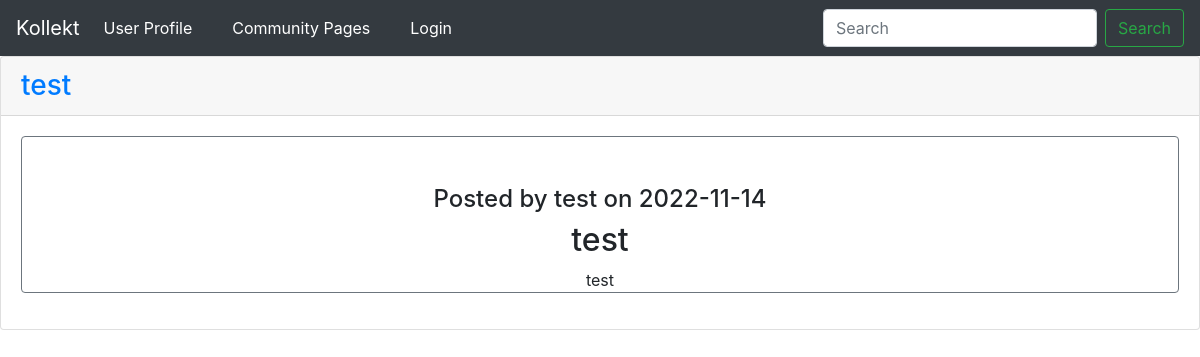
/community/test/1, run on an earlier commit of the app's database.
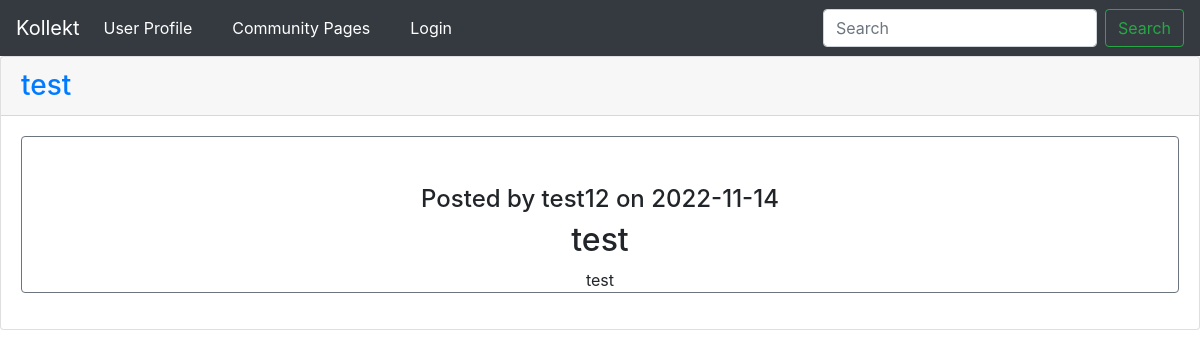
And on a later commit of the database.
### kollekt/models.py (models this page shows, shortened)
class User(db.Model, UserMixin):
    id = db.Column(db.Integer, primary_key=True)
    username = db.Column(db.String(20), unique=True, nullable=False)
    email = db.Column(db.String(120), unique=True, nullable=False)
    password = db.Column(db.String(60), nullable=False)
    admin = db.Column(db.Boolean)
    profile_picture = db.Column(db.BLOB)
    bio = db.Column(db.VARCHAR)
    posts = db.relationship('Posts', backref='author', lazy=True)
    collections = db.relationship(
        'Collections', backref='collectionAuthor', lazy=True)

### kollekt/routes.py (the view)
@app.route("/community/<community_url>/<post_id>", methods=['GET', 'POST'])
def viewPost(community_url, post_id):
    post_to_view = Posts.query.filter_by(id=post_id).first()
    if post_to_view is None:
        return render_template('viewpost.html', post_to_view=post_to_view, community=None)
    community = Communities.query.filter_by(url=community_url).first()
    if post_to_view.getCommunity() is not community:  # if correct id but wrong community, corrects url
        return redirect(url_for('viewPost', community_url=post_to_view.getCommunity().url, post_id=post_id))
    return render_template('viewpost.html', post_to_view=post_to_view, community=community)

### kollekt/models.py (called while the page is built)
    def getAuthor(self):
        return User.query.filter_by(id=self.author_id).first()

    def getCommunity(self):
        return Communities.query.filter_by(id=self.community_id).first()

    def getTimestamp(self):
        now = str(datetime.datetime.now()).split(" ")
        post_time_for_eval = self.timestamp.split(" ")
        if now[0] == post_time_for_eval[0]:
            return post_time_for_eval[1].split(".")[0], "at " + post_time_for_eval[1].split(".")[0]
        else:
            return post_time_for_eval[0], "on " + post_time_for_eval[0]

### kollekt/templates/viewpost.html
{% extends "layout.html" %} {% block content %}
{% if post_to_view == None %}
<h2>Sorry, the specified post does not exist.</h2>
<form action="../">
    <input name="redirect" style="font-size:18px;" type="submit" value="Return to Home">
</form>
{% else %}
<div class="card mb-3">
    <h3 class="card-header">
        <a href="../{{ post_to_view.getCommunity().url }}">{{ post_to_view.getCommunity().name }}</a>
    </h3>
    <div class="card-body">
        <div class="card border-secondary mb-3">
            <div class="d-grid gap-2 text-center">
                <div class="container mt-5">
                    <div class="row">
                        <div class="col">
                            <h4>Posted by {{ post_to_view.getAuthor().username }} {{ post_to_view.getTimestamp()[1] }}</h4>
                            <h2>{{ post_to_view.title }}</h2>
                            {{ post_to_view.body }}
                        </div>
                    </div>
                </div>
            </div>
        </div>
    </div>
</div>
{% endif %}
{% endblock content %}

What changed in the data, as far as the page shows it:
changed User: getAuthor "test" → "test12"
